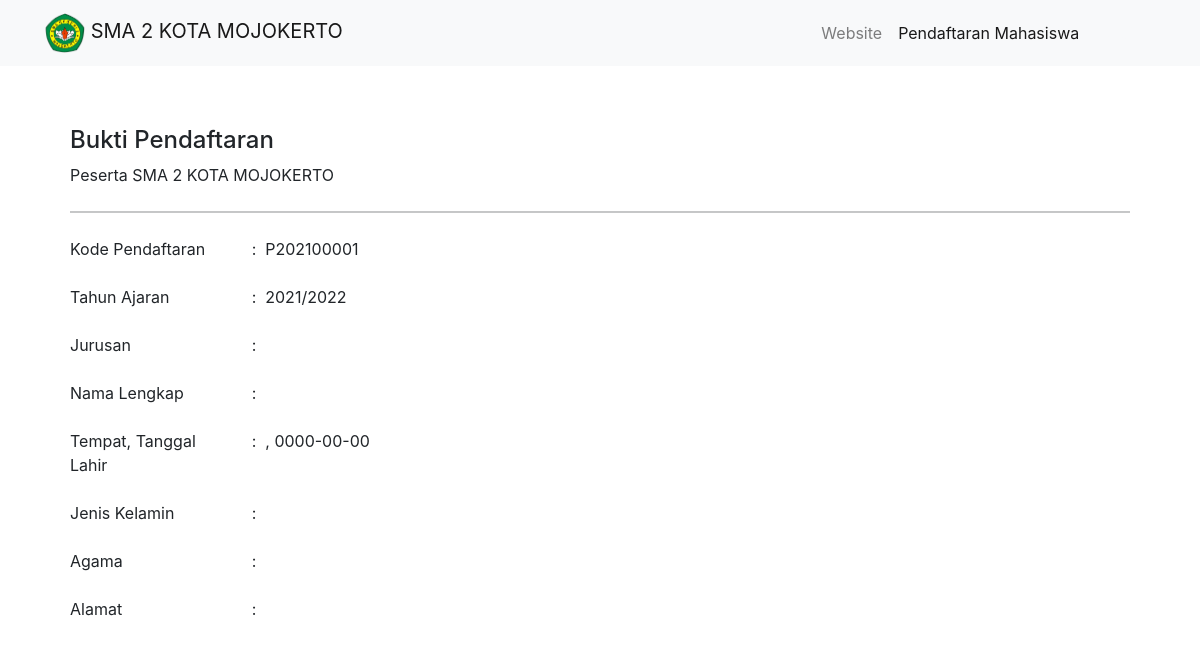
The app's page /detail-peserta.php?id=P202100001 with its own data.
### tables this page shows
CREATE TABLE `tb_pendaftaran` (
  `id_pendaftaran` varchar(10) NOT NULL,
  `tgl_pendaftaran` date NOT NULL,
  `th_ajaran` varchar(9) NOT NULL,
  `jurusan` varchar(25) NOT NULL,
  `nm_peserta` varchar(50) NOT NULL,
  `tmpt_lahir` varchar(50) NOT NULL,
  `tgl_lahir` date NOT NULL,
  `jk` enum('Laki-laki','Perempuan') NOT NULL,
  `agama` varchar(25) NOT NULL,
  `almt_peserta` text NOT NULL
);

### detail-peserta.php (the view, shortened to what this page needs)
<?php
    include 'Koneksi.php';
    $peserta = mysqli_query($conn, "SELECT * FROM tb_pendaftaran WHERE id_pendaftaran = '".$_GET['id']."' ");
    $p = mysqli_fetch_object($peserta);
?>
<!DOCTYPE html>
<html>
    <head>
        <link href="https://cdn.jsdelivr.net/npm/bootstrap@5.1.1/dist/css/bootstrap.min.css" rel="stylesheet">
        <link rel="stylesheet" href="https://stackpath.bootstrapcdn.com/bootstrap/4.1.3/css/bootstrap.min.css">
        <link rel="stylesheet" href="Css/data-peserta.css">
    </head>
    <body>
        <nav class="navbar navbar-expand-lg navbar-light bg-light">
        <div class="container">
        <a class="navbar-brand" href="#"><img src="Images\logo.png" width="40" height="40" class="d-inline-block align-text-left">&nbsp;SMA 2 KOTA MOJOKERTO</a>
        <div class="collapse navbar-collapse" id="navbarNavDropdown">
        <ul class="navbar-nav ms-auto">
            <li class="nav-item">
            <a class="nav-link" aria-current="page" href="Beranda.php">Website</a>
            </li>
            <li class="nav-item">
            <a class="nav-link active" href="#">Pendaftaran Mahasiswa</a>
            </li>
            <a class="btn tombol-button-login text-light" href="index2.php" role="button">Login</a>
        </ul>
        </div>
        </div>
        </nav>
        <section class="content" >
            <div class="box">
            <h4 class='judul-formulir'>Bukti Pendaftaran</h4>
            <p class='title-formulir'>Peserta SMA 2 KOTA MOJOKERTO</p>
            <hr class='my-4'>
            <div class="form-group row">
            <label class="col-sm-2">Kode Pendaftaran</label>
            <div class="col-sm-1">
            <label>:&nbsp;&nbsp;<?php echo $p->id_pendaftaran ?></label>
            </div>
            </div>
            <div class="form-group row">
            <label class="col-sm-2">Tahun Ajaran</label>
            <div class="col-sm-1">
            <label>:&nbsp;&nbsp;<?php echo $p->th_ajaran ?></label>
            </div>
            </div>
            <div class="form-group row">
            <label class="col-sm-2">Jurusan</label>
            <div class="col-sm-1">
            <label>:&nbsp;&nbsp;<?php echo $p->jurusan ?></label>
            </div>
            </div>
            <div class="form-group row">
            <label class="col-sm-2">Nama Lengkap</label>
            <div class="col-sm-2">
            <label>:&nbsp;&nbsp;<?php echo $p->nm_peserta ?></label>
            </div>
            </div>
            <div class="form-group row">
            <label class="col-sm-2">Tempat, Tanggal Lahir</label>
            <div class="col-sm-8">
            <label>:&nbsp;&nbsp;<?php echo $p->tmpt_lahir.', '.$p->tgl_lahir ?></label>
            </div>
            </div>
            <div class="form-group row">
            <label class="col-sm-2">Jenis Kelamin</label>
            <div class="col-sm-1">
            <label>:&nbsp;&nbsp;<?php echo $p->jk ?></label>
            </div>
            </div>
            <div class="form-group row">
            <label class="col-sm-2">Agama</label>
            <div class="col-sm-1">
            <label>:&nbsp;&nbsp;<?php echo $p->agama ?></label>
            </div>
            </div>
            <div class="form-group row">
            <label class="col-sm-2">Alamat</label>
            <div class="col-sm-6">
            <label>:&nbsp;&nbsp;<?php echo $p->almt_peserta ?></label>
            </div>
            </div>
            </div>
        </section>
    </body>
</html>

### Css/data-peserta.css (style rules this page uses)
.content { width: 90%; padding: 10px; box-sizing: border-box; margin: 50px auto; }

### records on screen
tb_pendaftaran: id_pendaftaran "P202100001", th_ajaran "2021/2022", tgl_lahir "0000-00-00"
